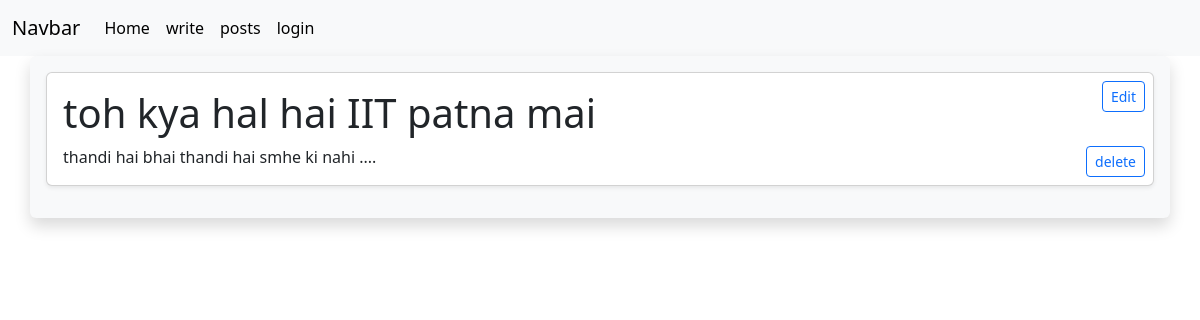
The app's page /posts/5 with its own data.
### app/models.py (models this page shows)
class Blog(db.Model):
    __tablename__='blog'
    id = db.Column(db.Integer,primary_key=True)
    title =db.Column(db.String(100),nullable=False)
    description =db.Column(db.String(255),nullable=False)
    slug = db.Column(db.String(100))
    date_added = db.Column(db.DateTime(timezone=True),default=lambda: datetime.now(timezone.utc))

### app/main/views.py (the view)
@main.route('/posts/<int:id>')
def newpost(id):
    blog = Blog.query.filter_by(id=id).first()
    if blog:
        return render_template('single_post.html',blog = blog)
    else:
        return f"some error occured"

### app/templates/single_post.html (shortened to what this page needs)
{%extends 'basic/base.html'%}
{%block page_content%}
<div class="card mb-3 shadow-sm">
    <a href="{{ url_for('main.editpost', id=blog.id) }}"
       class="btn btn-sm btn-outline-primary position-absolute top-0 end-0 m-2">
        Edit
    </a>
    <a href="{{ url_for('main.deletePost', id=blog.id) }}"
       class="btn btn-sm btn-outline-primary position-absolute bottom-0 end-0 m-2">
        delete
    </a>
    <div class="card-body">
        <h1 class="card-title">{{ blog.title }}</h1>
        <p class="card-text">{{ blog.description }}</p>
    </div>
</div>
{%endblock%}

### records on screen
Blog: title "toh kya hal hai IIT patna mai", description "thandi hai bhai thandi hai smhe ki nahi ...."
